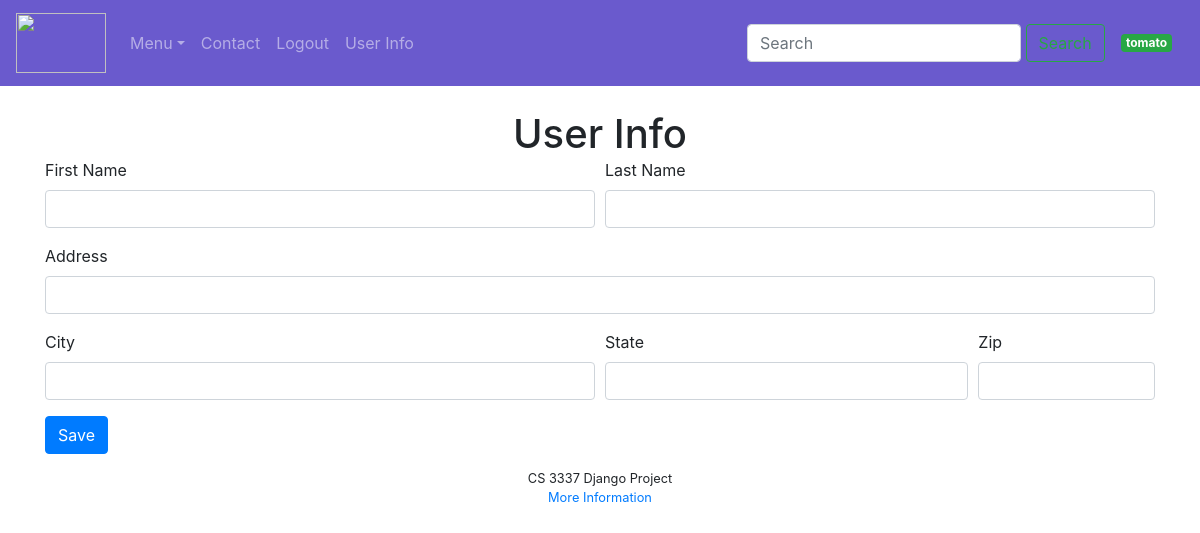
Page /user_info (signed in) on the earlier database version.
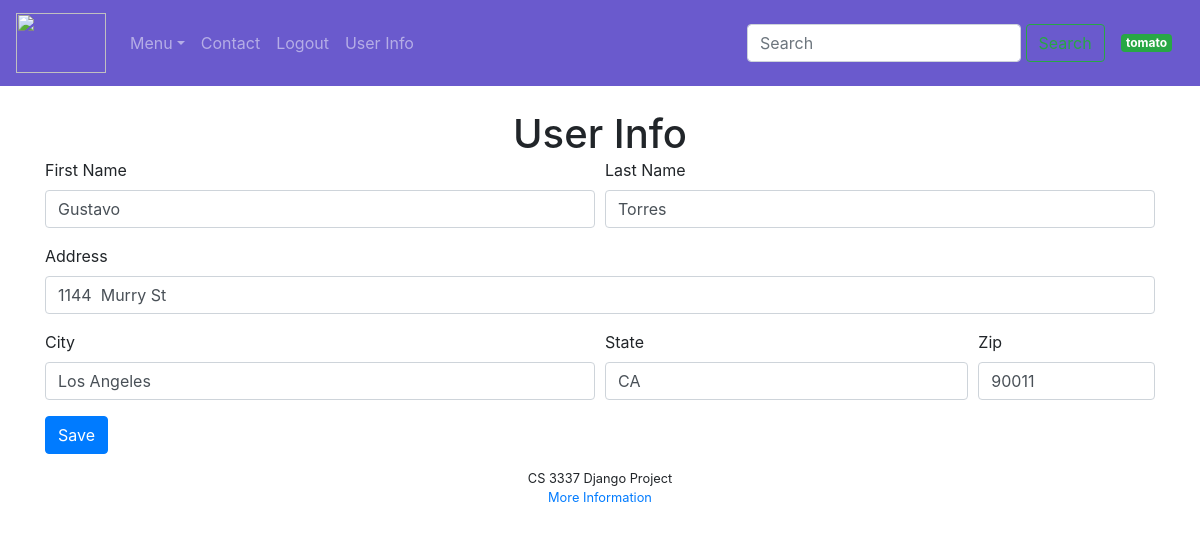
Same page on the later database version.
### bookMng/models.py (models this page shows, shortened)
class User(models.Model):
    first_name = models.CharField(max_length=200)
    last_name = models.CharField(max_length=200)
    street = models.CharField(max_length=200)
    city = models.CharField(max_length=200)
    state = models.CharField(max_length=200)
    zipcode = models.CharField(max_length=200)
    username = models.OneToOneField(User, unique=True, on_delete=models.CASCADE)

### bookMng/views.py (the view)
# urls.py: path('user_info', views.user_info, name='user_info')
@login_required(login_url=reverse_lazy('login'))
def user_info(request):
    if request.method == 'POST':
        if User.objects.filter(username=request.user).exists():
            user = User.objects.get(username=request.user)
            form = UserInfoForm(request.POST, instance=user)
            if form.is_valid():
                userinfo = form.save(commit=False)
                try:
                    userinfo.username = request.user
                except Exception:
                    print('exception')
                    pass
                userinfo.save()
                return HttpResponseRedirect('/user_info')
        else:
            form = UserInfoForm(request.POST)
            if form.is_valid():
                userinfo = form.save(commit=False)
                try:
                    userinfo.username = request.user
                except Exception:
                    pass
                userinfo.save()
                return HttpResponseRedirect('/user_info')
    else:
        username = request.user
        if User.objects.filter(username=username).exists():
            user = User.objects.get(username=request.user )
            form = UserInfoForm(initial={
                'first_name': user.first_name,
                'last_name': user.last_name,
                'street': user.street,
                'city': user.city,
                'state': user.state,
                'zipcode': user.zipcode,
            })
        else:
            print('ran2')
            form = UserInfoForm()
    return render(request,
                  'bookMng/user_info.html',
                  {
                      'form': form,
                      'item_list': MainMenu.objects.all(),
                  }
                  )

### bookMng/forms.py
class UserInfoForm(ModelForm):
    class Meta:
        model = User
        fields = [
            'first_name',
            'last_name',
            'street',
            'city',
            'state',
            'zipcode',
        ]
        widgets = {
            'first_name': forms.TextInput(
                attrs={
                    'class': 'form-control'
                }
            ),
            'last_name': forms.TextInput(
                attrs={
                    'class': 'form-control'
                }
            ),
            'street': forms.TextInput(
                attrs={
                    'class': 'form-control'
                }
            ),
            'city': forms.TextInput(
                attrs={
                    'class': 'form-control'
                }
            ),
            'state': forms.TextInput(
                attrs={
                    'class': 'form-control'
                }
            ),
            'zipcode': forms.TextInput(
                attrs={
                    'class': 'form-control'
                }
            ),
        }

### bookEx/templates/bookMng/user_info.html (shortened to what this page needs)
{% extends "base.html" %}
{% load static %}
{% block content %}
<div class="container mt-4">
<h1 align="center" class="display-5 mx-auto my-auto px-5 py-8"> User Info </h1>
<form method="post">
    <div class="form-row">
        <div class="form-group col-md-6">
            <label>First Name</label>
            {{ form.first_name }}
        </div>
        <div class="form-group col-md-6">
            <label>Last Name</label>
            {{ form.last_name }}
        </div>
    </div>
    <div class="form-group">
        <label>Address</label>
        {{ form.street }}
    </div>
    <div class="form-row">
        <div class="form-group col-md-6">
            <label>City</label>
            {{ form.city }}
        </div>
        <div class="form-group col-md-4">
            <label>State</label>
            {{ form.state }}
        </div>
        <div class="form-group col-md-2">
            <label>Zip</label>
            {{ form.zipcode }}
        </div>
    </div>
    <button type="submit" class="btn btn-primary">Save</button>
</form>
</div>
{% endblock content %}

Differences in the rows shown:
added User: first_name "Gustavo", last_name "Torres", street "1144 Murry St", city "Los Angeles", state "CA", zipcode "90011"
